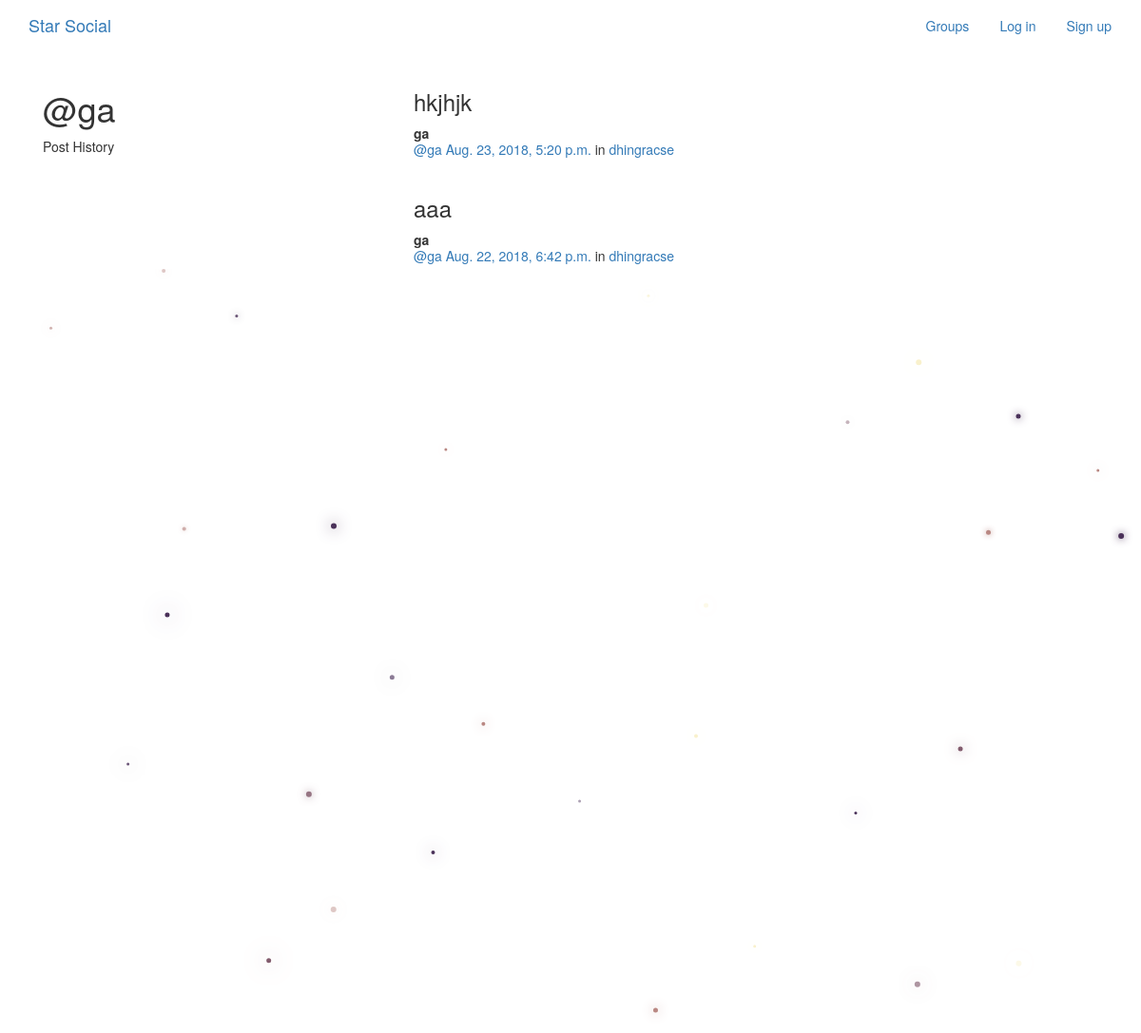
Screenshot of /posts/by/ga/ with the database file from the repository.
### posts/models.py (models this page shows, shortened)
class Post(models.Model):
    created_at = models.DateTimeField(auto_now=True)
    user = models.ForeignKey(User,related_name='posts',on_delete=models.PROTECT)
    message = models.TextField()
    message_html = models.TextField(editable=False)
    group = models.ForeignKey(Group,related_name='posts',null=True,blank=True,on_delete=models.PROTECT)
    class Meta:
        ordering=['-created_at']
        unique_together = ['user','message']

### groups/models.py (models this page shows, shortened)
class Group(models.Model):
    name = models.CharField(max_length=255, unique=True)
    slug = models.SlugField(allow_unicode=True, unique=True)
    description = models.TextField(blank=True, default='')
    description_html = models.TextField(editable=False, default='', blank=True)
    members = models.ManyToManyField(User,through="GroupMember")
    class Meta:
        ordering = ["name"]

### posts/views.py (the view)
# urls.py: url(r"by/(?P<username>[-\w]+)/$",views.UserPosts.as_view(),name="for_user"),
class UserPosts(generic.ListView):
    model = models.Post
    template_name = "posts/user_post_list.html"
    def get_queryset(self):
        try:
            self.post_user = User.objects.prefetch_related("posts").get(
                username__iexact=self.kwargs.get("username")
            )
        except User.DoesNotExist:
            raise Http404
        else:
            return self.post_user.posts.all()
    def get_context_data(self, **kwargs):
        context = super().get_context_data(**kwargs)
        context["post_user"] = self.post_user
        return context

### posts/templates/posts/user_post_list.html
{% extends "posts/post_base.html" %}
{% block prepost %}
<div class="col-md-4">
	<h1>@{{ post_user.username }}</h1>
	<p>Post History</p>
</div>
{% endblock %}
{% block post_content %}
<div class="col-md-8">
	{% for post in post_list %}
		{% include "posts/_post.html" %}
	{% endfor %}
</div>
{% endblock %}

### posts/templates/posts/_post.html (shortened to what this page needs)
<div class="post media">
	<h3>{{ post.message_html|safe }}</h3>
	<div class="media-body">
		<strong>{{ post.user.username }}</strong>
		<h5 class="media-heading">
			<span class="username"><a href="{% url 'posts:for_user' username=post.user.username %}">@{{ post.user.username }}</a></span>
			<time class="time"><a href="{% url 'posts:single' username=post.user.username pk=post.pk %}">{{ post.created_at }}</a></time>
			{% if post.group %}
			<span class="group-name">in <a href="#">{{ post.group.name }}</a></span>
			{% endif %}
		</h5>
	</div>
</div>

### rows the page displays
Post: message_html "hkjhjk", user.username "ga", created_at "Aug. 23, 2018, 5:20 p.m.", group.name "dhingracse"
Post: message_html "aaa", user.username "ga", created_at "Aug. 22, 2018, 6:42 p.m.", group.name "dhingracse"

### other values shown
{{ post_user.username }} "ga"
